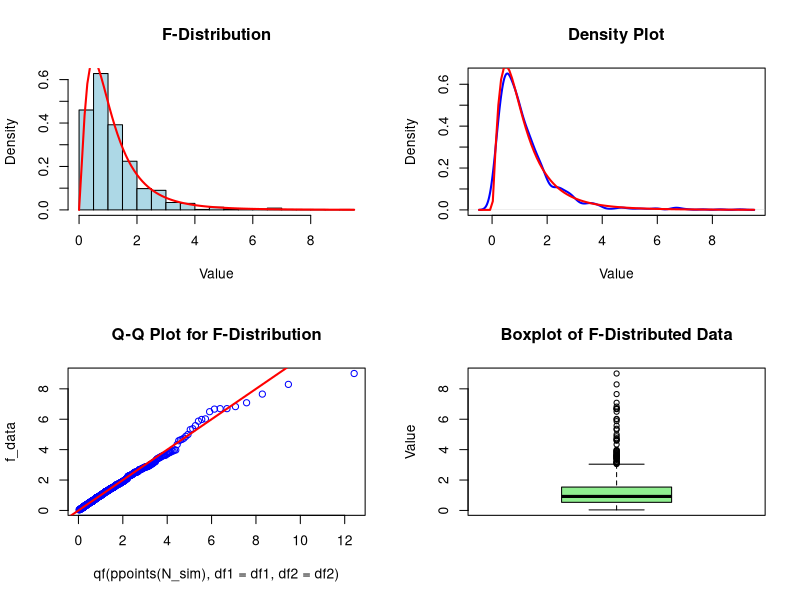

The R source for this figure:
# Parameters
df1 <- 5                 # First chi-square degrees of freedom
df2 <- 10                # Second chi-square degrees of freedom
N_sim <- 1000            # Number of simulations

# Generate F-distributed data
set.seed(123)             # Set seed for reproducible results

chi2_1 <- rchisq(N_sim, df = df1)   # Generate 1000 chi-square values (df = 5)
chi2_2 <- rchisq(N_sim, df = df2)   # Generate 1000 chi-square values (df = 10)

# F = (Chi-square 1 / df1) / (Chi-square 2 / df2)
f_data <- (chi2_1 / df1) / (chi2_2 / df2)   # Generate F-distributed data


# Graphical Output
par(mfrow = c(2, 2))       # Arrange 4 plots in 2 × 2 layout


# Histogram
hist(f_data,
     breaks = 30,           # Number of histogram intervals
     col = "lightblue",     # Histogram color
     probability = TRUE,    # Use density scale
     main = "F-Distribution", # Plot title
     xlab = "Value")        # X-axis label

curve(df(x, df1 = df1, df2 = df2),
      add = TRUE,            # Add curve to histogram
      col = "red",           # Curve color
      lwd = 2)               # Curve line width


# Density Plot
plot(density(f_data),
     col = "blue",           # Density curve color
     lwd = 2,                # Curve line width
     main = "Density Plot",  # Plot title
     xlab = "Value")         # X-axis label

curve(df(x, df1 = df1, df2 = df2),
      add = TRUE,            # Add theoretical F curve
      col = "red",
      lwd = 2)


# Q-Q Plot
qqplot(qf(ppoints(N_sim), df1 = df1, df2 = df2),
       f_data,               # Compare theoretical and simulated values
       main = "Q-Q Plot for F-Distribution",
       col = "blue")

abline(0, 1,                # Add reference line y = x
       col = "red",
       lwd = 2)


# Boxplot
boxplot(f_data,
        col = "lightgreen",  # Boxplot color
        main = "Boxplot of F-Distributed Data",
        ylab = "Value")      # Y-axis label









#-----------------Lab Report-----------------
# Name of the experiment: Simulation of F-
# Distribution data and its relationship with
# X²-distribution.

# Theory: The F-distribution arises in
# statistical analysis when comparing variances
# of two independent normal populations. It
# is the ratio of two chi-square distri-
# buted variables normalized by their
# degrees of freedom:

# F = (χ²_df1/df1)/(χ²_df2/df2)

# where:
# • χ²_df1 and χ²_df2 are chi-square distributed
#   random variables with df1 and df2 degrees
#   of freedom, respectively.
# • The F-distribution is right skewed and used
#   in variance analysis such as ANOVA.

# Objective:
# The objective of this experiment is to simulate
# F-distributed data using chi-square distri-
# butions and analyze its properties using:
# • Histogram and density plots.
# • Q-Q plot for distribution verification
# • Boxplot to observe spread and skewness.

# Pseudocode:
# 1. Set parameters: numerator degrees of
#    freedom, denominator degrees of freedom, and
#    number of simulations.
# 2. Generate chi-square distributed random
#    numbers for both numerator and denominator.
# 3. Compute the F-distributed values using
#    their ratio.
# 4. Generate graphical outputs:
#    • Histogram with theoretical density curve
#    • Density plot overlaying the theoretical
#      curve.
#    • Q-Q plot comparing sample quantiles to
#      theoretical quantiles.
#    • Boxplot to visualize spread and skewness,
